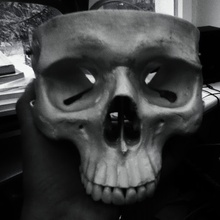
%> input picture photo.jpg, 220 x 220 px, shrunk from 512 x 512 before the run
$ octave Koder.m   (GNU Octave 9; MATLAB toolbox functions it lacks are replaced by stand-ins)
%> lines starting %> are read from the running program, lines starting %| are printed output that depends on the picture
### Losowanie.m
function [ macierzLosowa ] = Losowanie( seed )

rng(seed);	 % klucz autoryzacji
macierzLosowa = zeros(8,8); % pusty blok 8x8
wartosci = randi(8,10,2);
%% 4 dla autentykacji
for i = 1:4
	macierzLosowa(wartosci(i,1),wartosci(i,2)) = 2;
end

%% 6 dla rekonstrukcji
for i = 5:10
	if macierzLosowa(wartosci(i,1),wartosci(i,2)) == 0
		macierzLosowa(wartosci(i,1),wartosci(i,2)) = 1;
	end
end

end

### Reszta/Koder.m
%Wczytanie zdj阠ia
X=imread('photo.jpg');
%> X is the input picture: size 220x220x3 uint8; mean R, G, B 59, 60.2, 60.1
macierz_przewidywana=Losowanie();
colormap gray;
imagesc(X)
rozmiar=size(X,1);
%> rozmiar = 220

%Sprawdzamy czy obrazek ma dobre wymiary
if size(X,1) ~= size(X,2) && mod(size(X,1),8) ~= 0
    error('Zly rozmiar zdjecia');
end

alfa=0.5;
T=10;
stala=1;

%Dodawanie znaku wodnego QIM
X2=double(X);
X=double(X);
for i=1:8:(rozmiar-8)
    for j=1:8:(rozmiar-8)
        X2(i:i+8/2-1,j:j+8/2-1)     = mean2(X2(i:i+8/2-1,j:j+8/2-1))/stala; %normalizacja blok體 4x4
        X2(i:i+8/2-1,j+8/2:j+8-1)   = mean2(X2(i:i+8/2-1,j+8/2:j+8-1))/stala;
        X2(i+8/2:i+8-1,j:j+8/2-1)   = mean2(X2(i+8/2:i+8-1,j:j+8/2-1))/stala;
        X2(i+8/2:i+8-1,j+8/2:j+8-1) = mean2(X2(i+8/2:i+8-1,j+8/2:j+8-1))/stala;
        X(i:i+8-1,j:j+8-1)          = dct(X(i:i+8-1,j:j+8-1));

        for k=1:8
            for l=1:8
                r=mod(X(k+i-1,l+j-1),2*T);
                if macierz_przewidywana(k,l)==2
                    stala2=5;
                    X(i+k-1,j+l-1) = X2(i+k-1,j+l-1)/stala2;
                     elseif macierz_przewidywana(k,l) == 1
                         if r >= 3*T/2 && r < 2*T
                            X(i+k-1,j+l-1) = X(i+k-1,j+l-1) - r + 5*T/2;
                         elseif (r >= 0 && r < (T/2-alfa*T)) || ( r >= (T/2 + alfa*T) && r <= 3*T/2)
                                 X(i+k-1,j+l-1) = X(i+k-1,j+l-1) - r + T/2;
                         end
                     else
                    if ( r >= T/2 && r < ( 3*T/2 - alfa*T)) || (r >= (T/2 + alfa*T) && r < 2*T)
                        X(i+k-1,j+l-1) = X(i+k-1,j+l-1) - r + 3*T/2;
                    elseif  r >= 0 && r < T/2
                        X(i+k-1,j+l-1) = X(i+k-1,j+l-1) - r - T/2;
                    end
                 end
            end
        end
    end
end
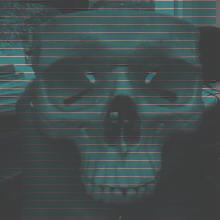
%> X: size 220x220x3 double; mean R, G, B 20.2, 60.2, 60.1; drawn with min black and max white
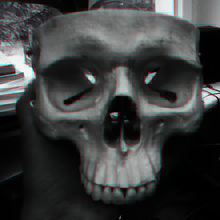
%> X2: size 220x220x3 double; mean R, G, B 59, 60.2, 60.1; mean of the top-left, top-right, bottom-left and bottom-right quarters 80.9, 84.6, 36, 37.6
%> after the loop, stala2 = 5

for i=1:8:(rozmiar-8)
    for j=1:8:(rozmiar-8)
                X(i:i+8-1,j:j+8-1) = idct(X(i:i+8-1,j:j+8-1));
    end
end
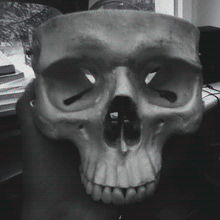
%> X: size 220x220x3 double; mean R, G, B 59, 60.2, 60.1; mean of the top-left, top-right, bottom-left and bottom-right quarters 80.9, 84.6, 36, 37.6; drawn with min black and max white
imwrite(uint8(X),'photo2.jpg');


[psnr,mse,maxerr,l2rat] = measerr(double(X),X);
%> psnr = Inf; mse = 0; maxerr = 0; l2rat = 1
psnr
%> psnr = Inf
